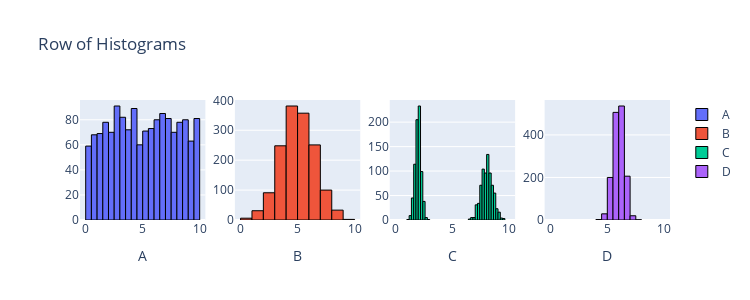

This figure's notebook cell:
### Markdown cell above
Question 4.

### Code cell
from scipy import stats
import plotly.graph_objects as go
from plotly.subplots import make_subplots
import numpy as np

n = 1500
data1 = stats.uniform.rvs(0, 10, size=n)
data2 = stats.norm.rvs(5, 1.5, size=n)
data3 = np.r_[stats.norm.rvs(2, 0.25, size=int(n/2)), stats.norm.rvs(8, 0.5, size=int(n/2))]
data4 = stats.norm.rvs(6, 0.5, size=n)

fig = make_subplots(rows=1, cols=4)

fig.add_trace(go.Histogram(x=data1, name='A', nbinsx=30, marker=dict(line=dict(color='black', width=1))), row=1, col=1)
fig.add_trace(go.Histogram(x=data2, name='B', nbinsx=15, marker=dict(line=dict(color='black', width=1))), row=1, col=2)
fig.add_trace(go.Histogram(x=data3, name='C', nbinsx=45, marker=dict(line=dict(color='black', width=1))), row=1, col=3)
fig.add_trace(go.Histogram(x=data4, name='D', nbinsx=15, marker=dict(line=dict(color='black', width=1))), row=1, col=4)

fig.update_layout(height=300, width=750, title_text="Row of Histograms")
fig.update_xaxes(title_text="A", row=1, col=1)
fig.update_xaxes(title_text="B", row=1, col=2)
fig.update_xaxes(title_text="C", row=1, col=3)
fig.update_xaxes(title_text="D", row=1, col=4)
fig.update_xaxes(range=[-0.5, 10.5])

for trace in fig.data:
    trace.xbins = dict(start=0, end=10)
    
# This code was produced by just making requests to Microsoft Copilot
# https://github.com/pointOfive/stat130chat130/blob/main/CHATLOG/wk3/COP/SLS/0001_concise_makeAplotV1.md

fig.show() # USE `fig.show(renderer="png")` FOR ALL GitHub and MarkUs SUBMISSIONS

### Figure 1 — Plotly figure (JSON) as saved in the notebook; plotly's stock layout.template omitted (floating-point values rounded to 4 significant figures; data arrays with more than 128 entries replaced by an {"elided": "..."} marker saying what was removed)
{"data": [{"marker": {"line": {"color": "black", "width": 1}}, "name": "A", "nbinsx": 30, "type": "histogram", "x": {"elided": "1500 float values"}, "xaxis": "x", "xbins": {"end": 10, "start": 0}, "yaxis": "y"}, {"marker": {"line": {"color": "black", "width": 1}}, "name": "B", "nbinsx": 15, "type": "histogram", "x": {"elided": "1500 float values"}, "xaxis": "x2", "xbins": {"end": 10, "start": 0}, "yaxis": "y2"}, {"marker": {"line": {"color": "black", "width": 1}}, "name": "C", "nbinsx": 45, "type": "histogram", "x": {"elided": "1500 float values"}, "xaxis": "x3", "xbins": {"end": 10, "start": 0}, "yaxis": "y3"}, {"marker": {"line": {"color": "black", "width": 1}}, "name": "D", "nbinsx": 15, "type": "histogram", "x": {"elided": "1500 float values"}, "xaxis": "x4", "xbins": {"end": 10, "start": 0}, "yaxis": "y4"}], "layout": {"height": 300, "title": {"text": "Row of Histograms"}, "width": 750, "xaxis": {"anchor": "y", "domain": [0, 0.2125], "range": [-0.5, 10.5], "title": {"text": "A"}}, "xaxis2": {"anchor": "y2", "domain": [0.2625, 0.475], "range": [-0.5, 10.5], "title": {"text": "B"}}, "xaxis3": {"anchor": "y3", "domain": [0.525, 0.7375], "range": [-0.5, 10.5], "title": {"text": "C"}}, "xaxis4": {"anchor": "y4", "domain": [0.7875, 1], "range": [-0.5, 10.5], "title": {"text": "D"}}, "yaxis": {"anchor": "x", "domain": [0, 1]}, "yaxis2": {"anchor": "x2", "domain": [0, 1]}, "yaxis3": {"anchor": "x3", "domain": [0, 1]}, "yaxis4": {"anchor": "x4", "domain": [0, 1]}}}
